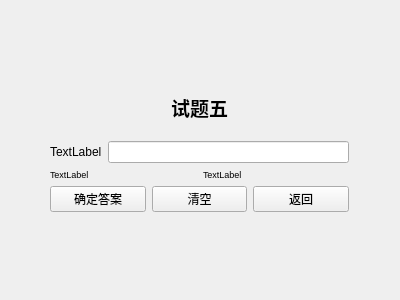
<?xml version="1.0" encoding="UTF-8"?>
<ui version="4.0">
 <class>text_five</class>
 <widget class="QWidget" name="text_five">
  <property name="geometry">
   <rect>
    <x>0</x>
    <y>0</y>
    <width>400</width>
    <height>300</height>
   </rect>
  </property>
  <property name="windowTitle">
   <string>Form</string>
  </property>
  <widget class="QWidget" name="layoutWidget_2">
   <property name="geometry">
    <rect>
     <x>50</x>
     <y>80</y>
     <width>299</width>
     <height>132</height>
    </rect>
   </property>
   <layout class="QVBoxLayout" name="verticalLayout_3">
    <item>
     <widget class="QLabel" name="label">
      <property name="text">
       <string>&lt;html&gt;&lt;head/&gt;&lt;body&gt;&lt;p align=&quot;center&quot;&gt;&lt;span style=&quot; font-size:14pt; font-weight:700;&quot;&gt;试题五&lt;/span&gt;&lt;/p&gt;&lt;/body&gt;&lt;/html&gt;</string>
      </property>
     </widget>
    </item>
    <item>
     <layout class="QVBoxLayout" name="verticalLayout_4">
      <item>
       <layout class="QHBoxLayout" name="horizontalLayout_3">
        <item>
         <widget class="QLabel" name="question">
          <property name="text">
           <string>TextLabel</string>
          </property>
         </widget>
        </item>
        <item>
         <widget class="QLineEdit" name="in_lineEdit"/>
        </item>
       </layout>
      </item>
      <item>
       <layout class="QHBoxLayout" name="horizontalLayout_5">
        <item>
         <widget class="QLabel" name="scorelabel">
          <property name="text">
           <string>&lt;html&gt;&lt;head/&gt;&lt;body&gt;&lt;p&gt;&lt;span style=&quot; font-size:7pt;&quot;&gt;TextLabel&lt;/span&gt;&lt;/p&gt;&lt;/body&gt;&lt;/html&gt;</string>
          </property>
         </widget>
        </item>
        <item>
         <widget class="QLabel" name="ratelabel">
          <property name="text">
           <string>&lt;html&gt;&lt;head/&gt;&lt;body&gt;&lt;p&gt;&lt;span style=&quot; font-size:7pt;&quot;&gt;TextLabel&lt;/span&gt;&lt;/p&gt;&lt;/body&gt;&lt;/html&gt;</string>
          </property>
         </widget>
        </item>
       </layout>
      </item>
      <item>
       <layout class="QHBoxLayout" name="horizontalLayout_4">
        <item>
         <widget class="QPushButton" name="ensureButton">
          <property name="text">
           <string>确定答案</string>
          </property>
         </widget>
        </item>
        <item>
         <widget class="QPushButton" name="clearButton">
          <property name="text">
           <string>清空</string>
          </property>
         </widget>
        </item>
        <item>
         <widget class="QPushButton" name="exitButton">
          <property name="text">
           <string>返回</string>
          </property>
         </widget>
        </item>
       </layout>
      </item>
     </layout>
    </item>
   </layout>
  </widget>
 </widget>
 <resources/>
 <connections/>
</ui>
